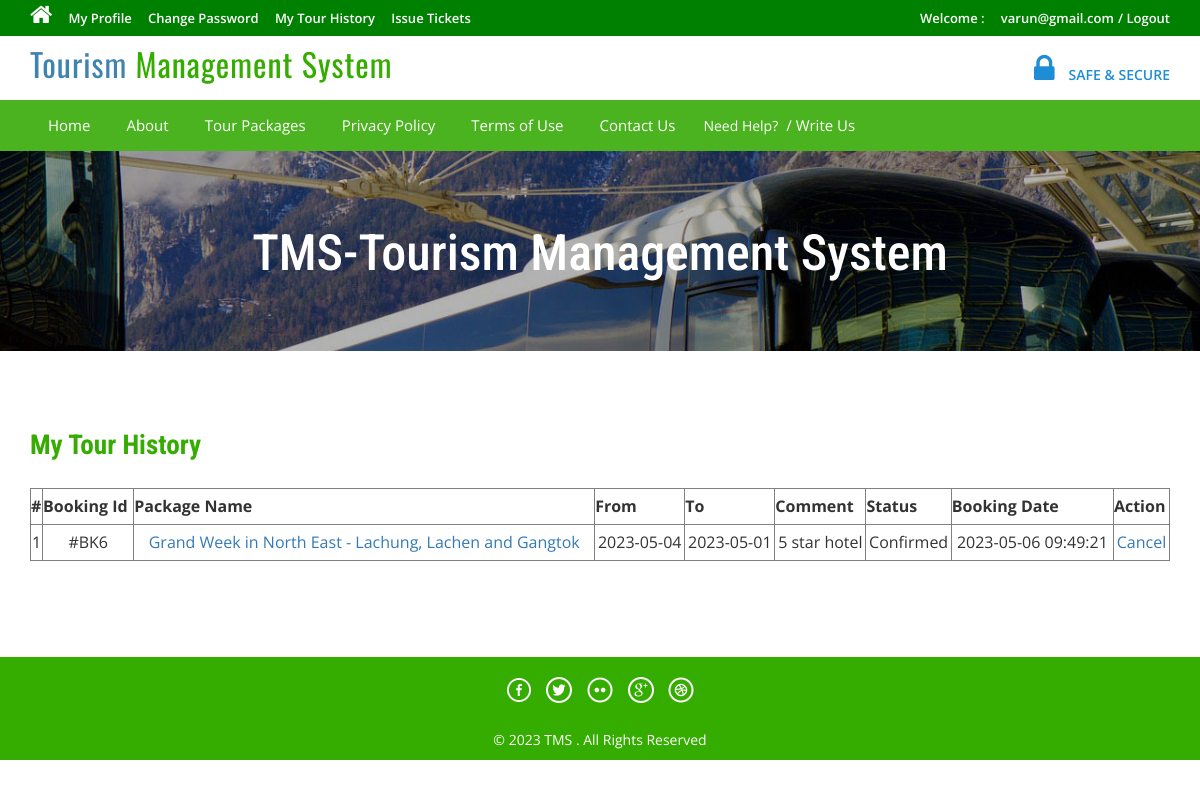
The app's page /tour-history.php (signed in) with its own data.
### tables this page shows
CREATE TABLE `tblbooking` (
  `BookingId` int(11) NOT NULL,
  `PackageId` int(11) DEFAULT NULL,
  `UserEmail` varchar(100) DEFAULT NULL,
  `FromDate` varchar(100) DEFAULT NULL,
  `ToDate` varchar(100) DEFAULT NULL,
  `Comment` mediumtext DEFAULT NULL,
  `RegDate` timestamp NULL DEFAULT current_timestamp(),
  `status` int(11) DEFAULT NULL,
  `CancelledBy` varchar(5) DEFAULT NULL,
  `UpdationDate` timestamp NULL DEFAULT NULL ON UPDATE current_timestamp()
);

CREATE TABLE `tbltourpackages` (
  `PackageId` int(11) NOT NULL,
  `PackageName` varchar(200) DEFAULT NULL,
  `PackageType` varchar(150) DEFAULT NULL,
  `PackageLocation` varchar(100) DEFAULT NULL,
  `PackagePrice` varchar(1000) DEFAULT NULL,
  `PackageFetures` varchar(255) DEFAULT NULL,
  `PackageDetails` mediumtext DEFAULT NULL,
  `PackageImage` varchar(100) DEFAULT NULL,
  `Creationdate` timestamp NULL DEFAULT current_timestamp(),
  `UpdationDate` timestamp NULL DEFAULT NULL ON UPDATE current_timestamp()
);

### tour-history.php (the view, shortened to what this page needs)
<?php
include('includes/config.php');
if(strlen($_SESSION['login'])==0)
	{
header('location:index.php');
}
else{
?>
<!DOCTYPE HTML>
<html>
<head>
<link href="css/bootstrap.css" rel='stylesheet' type='text/css' />
<link href="css/style.css" rel='stylesheet' type='text/css' />
<link href="css/font-awesome.css" rel="stylesheet">
<link href="css/animate.css" rel="stylesheet" type="text/css" media="all">
</head>
<body>
<div class="top-header">
<?php include('includes/header.php');?>
<div class="banner-1 ">
	<div class="container">
		<h1 class="wow zoomIn animated animated" data-wow-delay=".5s" style="visibility: visible; animation-delay: 0.5s; animation-name: zoomIn;">TMS-Tourism Management System</h1>
	</div>
</div>
<div class="privacy">
	<div class="container">
		<h3 class="wow fadeInDown animated animated" data-wow-delay=".5s" style="visibility: visible; animation-delay: 0.5s; animation-name: fadeInDown;">My Tour History</h3>
		<form name="chngpwd" method="post" onSubmit="return valid();">
	<p>
	<table border="1" width="100%">
<tr align="center">
<th>#</th>
<th>Booking Id</th>
<th>Package Name</th>
<th>From</th>
<th>To</th>
<th>Comment</th>
<th>Status</th>
<th>Booking Date</th>
<th>Action</th>
</tr>
<?php
$uemail=$_SESSION['login'];;
$sql = "SELECT tblbooking.BookingId as bookid,tblbooking.PackageId as pkgid,tbltourpackages.PackageName as packagename,tblbooking.FromDate as fromdate,tblbooking.ToDate as todate,tblbooking.Comment as comment,tblbooking.status as status,tblbooking.RegDate as regdate,tblbooking.CancelledBy as cancelby,tblbooking.UpdationDate as upddate from tblbooking join tbltourpackages on tbltourpackages.PackageId=tblbooking.PackageId where UserEmail=:uemail";
$query = $dbh->prepare($sql);
$query -> bindParam(':uemail', $uemail, PDO::PARAM_STR);
$query->execute();
$results=$query->fetchAll(PDO::FETCH_OBJ);
$cnt=1;
if($query->rowCount() > 0)
{
foreach($results as $result)
{	?>
<tr align="center">
<td><?php echo htmlentities($cnt);?></td>
<td>#BK<?php echo htmlentities($result->bookid);?></td>
<td><a href="package-details.php?pkgid=<?php echo htmlentities($result->pkgid);?>"><?php echo htmlentities($result->packagename);?></a></td>
<td><?php echo htmlentities($result->fromdate);?></td>
<td><?php echo htmlentities($result->todate);?></td>
<td><?php echo htmlentities($result->comment);?></td>
<td><?php if($result->status==0)
{
echo "Pending";
}
if($result->status==1)
{
echo "Confirmed";
}
?></td>
<td><?php echo htmlentities($result->regdate);?></td>
<?php if($result->status==2)
{
	?><td>Cancelled</td>
<?php } else {?>
<td><a href="tour-history.php?bkid=<?php echo htmlentities($result->bookid);?>" onclick="return confirm('Do you really want to cancel booking')" >Cancel</a></td>
<?php }?>
</tr>
<?php $cnt=$cnt+1; }} ?>
	</table>
			</p>
			</form>
	</div>
</div>
<?php include('includes/footer.php');?>
</body>
</html>
<?php } ?>

### css/style.css (style rules this page uses)
html, body { font-size: 100%; background: #fff; font-family: 'Open Sans', sans-serif; }
body a,.grid_1,plan_1,plan_1.one,plan_1.two,i.icon1, i.icon2, i.icon3, i.icon4, i.icon5, i.icon6 { transition:0.5s all; -webkit-transition:0.5s all; -moz-transition:0.5s all; -o-transition:0.5s all; -ms-transition:0.5s all; }
h1,h2,h3,h4,h5,h6 { margin:0; font-family: 'Roboto Condensed', sans-serif; }
p { margin:0; }
.top-header { background-color: green; border-bottom: 0 none; height: 36px; line-height: 35px; }
.banner-1 { background: url(../images/3.jpg)no-repeat; background-size: cover; -webkit-background-size: cover; -o-background-size: cover; -ms-background-size: cover; -moz-background-size: cover; min-height:200px; }
.banner-1 h1 { font-size: 50px; margin-bottom: 40px; padding: 1.5em 0 0; text-align: center; color: #ffffff; }
.privacy h3 { color: #34AD00; font-size: 1.7em; font-weight: 700; margin-bottom: 1em; }
.privacy { padding: 5em 0; }
.privacy p { font-size: 1em; line-height: 1.8em; color: #999; margin: 1em 0; }

### records on screen
tblbooking: BookingId "6", PackageId.PackageName "Grand Week in North East - Lachung, Lachen and Gangtok", FromDate "2023-05-04", ToDate "2023-05-01", Comment "5 star hotel", status "Confirmed", RegDate "2023-05-06 09:49:21"

### other values on screen
$_SESSION['login'] "varun@gmail.com"
